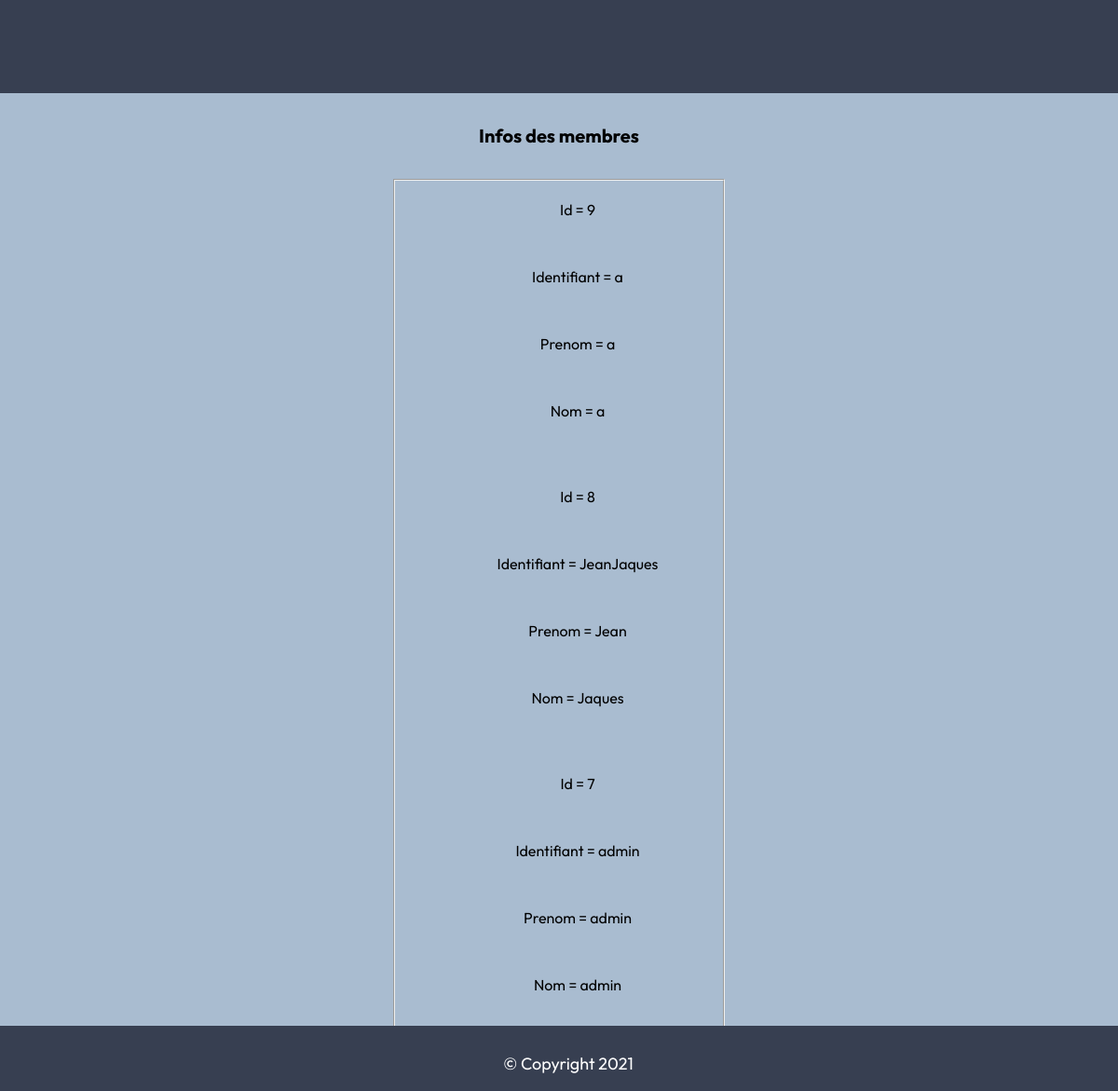
The app's page /admin.php, older data.
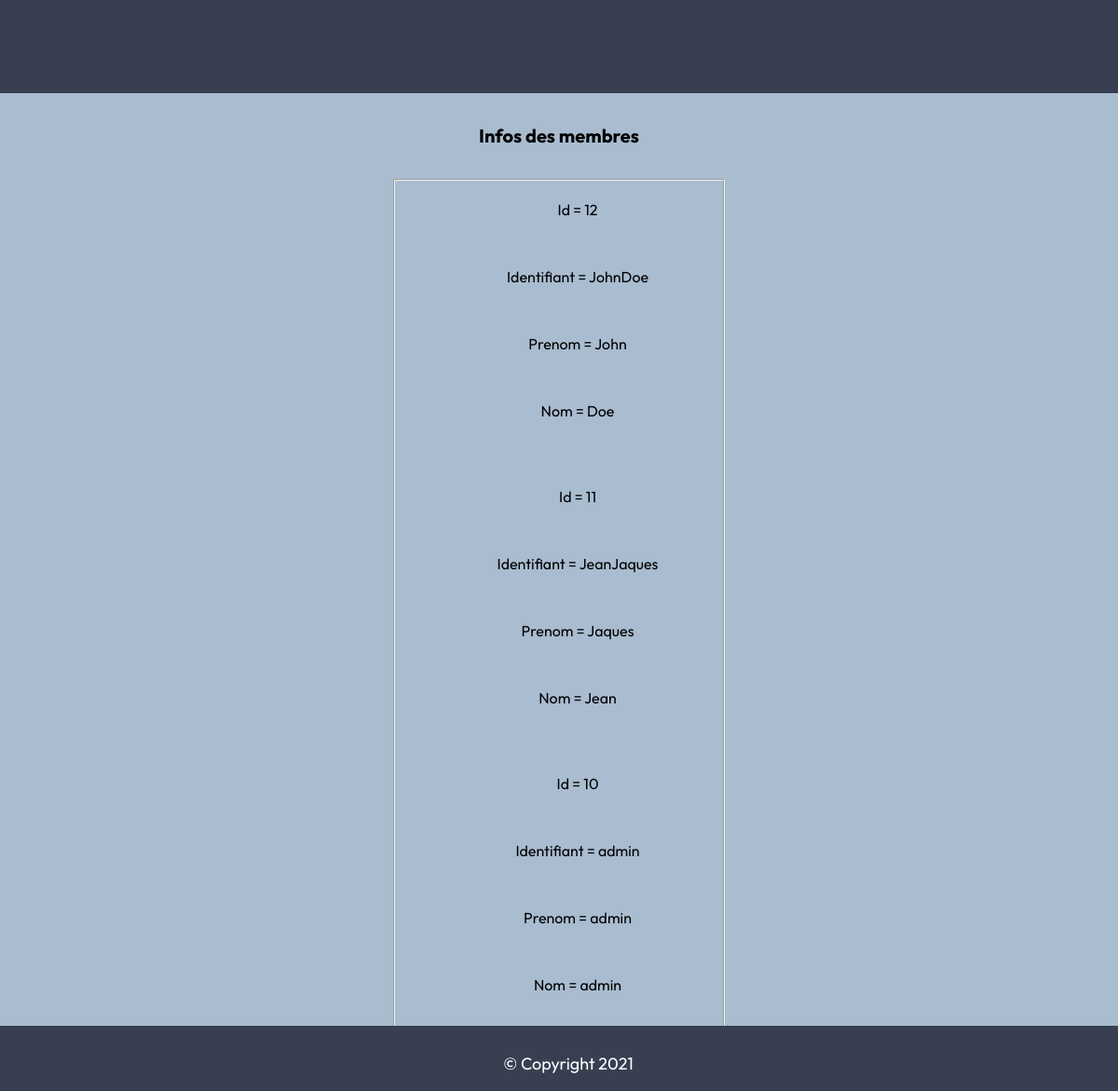
The same page, newer data.
### tables this page shows
CREATE TABLE IF NOT EXISTS `utilisateurs` (
  `id` int NOT NULL AUTO_INCREMENT,
  `login` varchar(255) NOT NULL,
  `prenom` varchar(255) NOT NULL,
  `nom` varchar(255) NOT NULL,
  `password` varchar(255) NOT NULL,
  PRIMARY KEY (`id`)
);

### admin.php (the view, shortened to what this page needs)
<?php
$bdd = new PDO('mysql:host=localhost;dbname=moduleconnexion', 'root', '');
$membres = $bdd->query('SELECT * FROM utilisateurs ORDER BY id DESC')
?>
<!DOCTYPE html>
<html lang="en">
<head>
    <link rel="stylesheet" href="/module-connexion/CSS/style.css" />
</head>
<body>
    <header>
    </header>
    <div align="center">
        <br />
        <h1>Infos des membres</h1><br />
        <form class="formadmin">
            <fieldset class="fieldadmin">
                <ul class="ul">
                    <?php while ($users = $membres->fetch()) { ?>
                        <li class="li">
                            <p>Id = <?= $users['id'] ?></p><br/>
                            <p>Identifiant = <?= $users['login'] ?></p><br/>
                            <p> Prenom = <?= $users['prenom'] ?></p><br/>
                            <p> Nom = <?= $users['nom'] ?></p></br>
                            <br />
                        </li>
                    <?php } ?>
                </ul>
                <br />
            </fieldset>
        </form>
    </div>
    <footer>
        <div class="contact">© Copyright 2021 </div>
    </footer>
</body>
</html>

### CSS/style.css (style rules this page uses)
body { background-color: #A9BCD0; font-family:'Outfit', sans-serif; margin:0; padding:0; height:100%; }
header { background-color: #373F51; font-family:'Outfit', sans-serif; height: 100px; display: flex; align-items: center; justify-content: center; color:white; font-size: large; justify-content: space-evenly }
footer { position: fixed; padding: 10px 10px 0px 10px; font-family: 'Outfit', sans-serif; bottom: 0; width: 100%; height: 60px; background-color:#373F51; display: flex; align-items: center; justify-content: center; }
.contact { font-size: large; color: #fff; }
.formadmin { width: 30%; }
ul,li { list-style-type: none; }
h1 { font-size: 20px; }

Row changes from the older to the newer data that the page shows:
removed utilisateurs: id "9", login "a", prenom "a", nom "a"
removed utilisateurs: id "8", login "JeanJaques", prenom "Jean", nom "Jaques"
removed utilisateurs: id "7", login "admin", prenom "admin", nom "admin"
added utilisateurs: id "12", login "JohnDoe", prenom "John", nom "Doe"
added utilisateurs: id "11", login "JeanJaques", prenom "Jaques", nom "Jean"
added utilisateurs: id "10", login "admin", prenom "admin", nom "admin"
